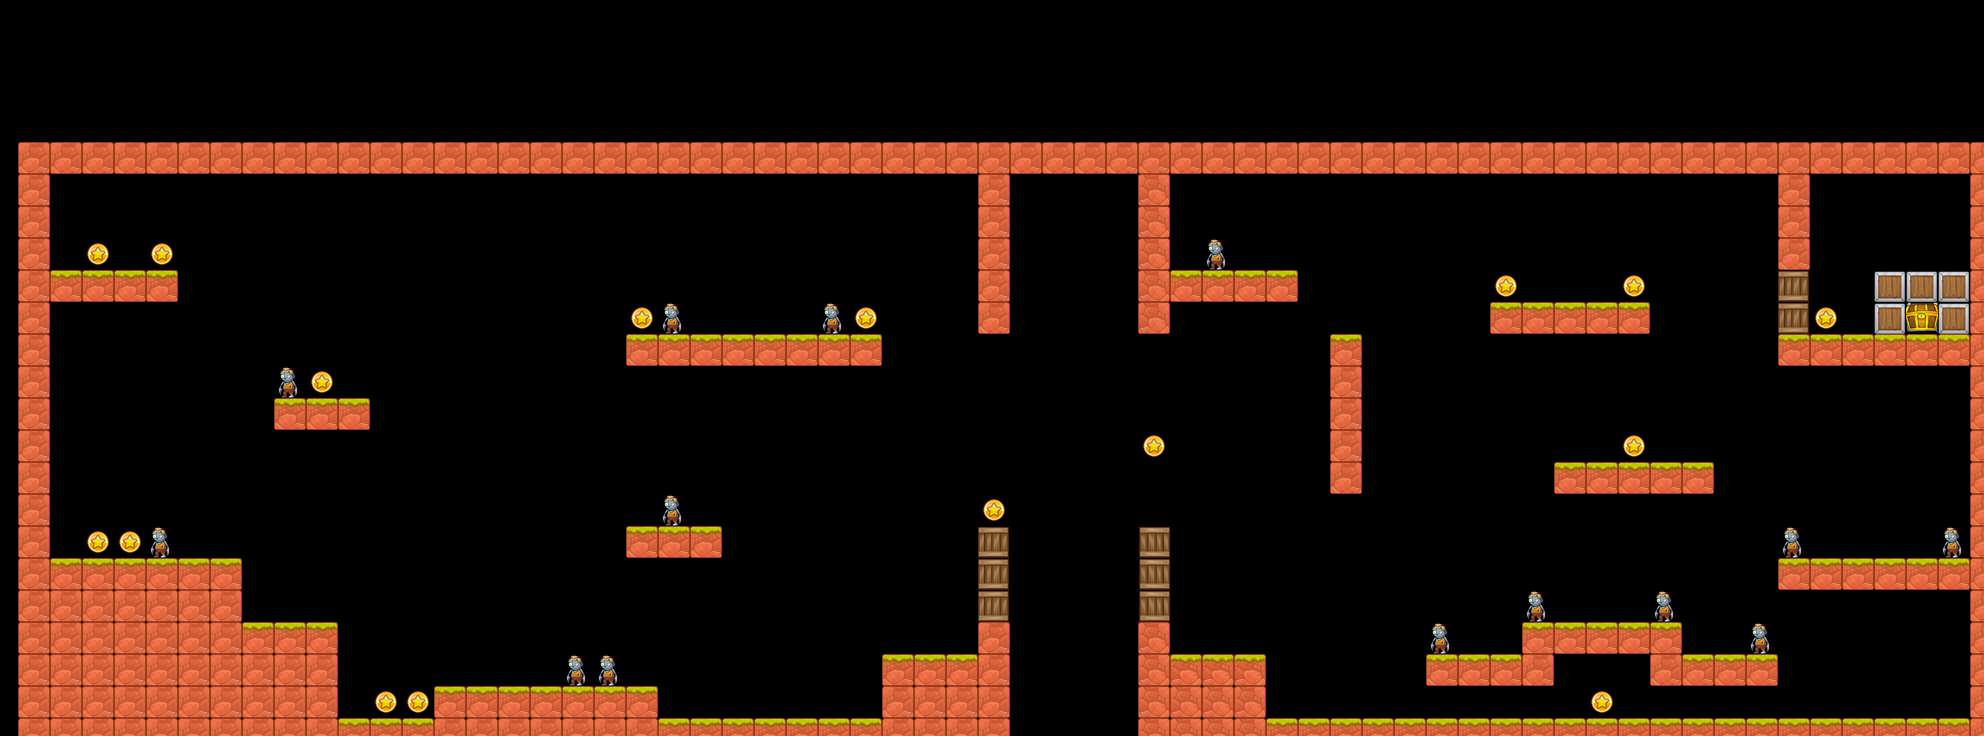

Tiled map render using the project's own tile images. Description and the whole map definition, tile-layer contents included, below:
An orthogonal 62x23 tile map with 32x32 px tiles, 1 tile layer (Tile Layer 1).

<map version="1.0" orientation="orthogonal" renderorder="right-down" width="62" height="23" tilewidth="32" tileheight="32" nextobjectid="1">
 <tileset firstgid="1" name="tilemap" tilewidth="32" tileheight="32" tilecount="13" columns="1">
  <image source="../Graphics/tilemap.png" width="32" height="416" />
 </tileset>
 <layer name="Tile Layer 1" width="62" height="23" offsetx="18" offsety="142">
  <data encoding="csv">
3,3,3,3,3,3,3,3,3,3,3,3,3,3,3,3,3,3,3,3,3,3,3,3,3,3,3,3,3,3,3,3,3,3,3,3,3,3,3,3,3,3,3,3,3,3,3,3,3,3,3,3,3,3,3,3,3,3,3,3,3,3,
3,0,0,0,0,0,0,0,0,0,0,0,0,0,0,0,0,0,0,0,0,0,0,0,0,0,0,0,0,0,3,0,0,0,0,2147483651,0,0,0,0,0,0,0,0,0,0,0,0,0,0,0,0,0,0,0,3,0,0,0,0,0,3,
3,0,0,0,0,0,0,0,0,0,0,0,0,0,0,0,0,0,0,0,0,0,0,0,0,0,0,0,0,0,3,0,0,0,0,2147483651,0,0,0,0,0,0,0,0,0,0,0,0,0,0,0,0,0,0,0,3,0,0,0,0,0,3,
3,0,9,0,9,0,0,0,0,0,0,0,0,0,0,0,0,0,0,0,0,0,0,0,0,0,0,0,0,0,3,0,0,0,0,2147483651,0,11,0,0,0,0,0,0,0,0,0,0,0,0,0,0,0,0,0,3,0,0,0,0,0,3,
3,2,2,2,2,0,0,0,0,0,0,0,0,0,0,0,0,0,0,0,0,0,0,0,0,0,0,0,0,0,3,0,0,0,0,2147483651,2,2,2,2,0,0,0,0,0,0,9,0,0,0,9,0,0,0,0,10,0,0,7,7,7,3,
3,0,0,0,0,0,0,0,0,0,0,0,0,0,0,0,0,0,0,9,11,0,0,0,0,11,9,0,0,0,3,0,0,0,0,2147483651,0,0,0,0,0,0,0,0,0,0,2,2,2,2,2,0,0,0,0,10,9,0,7,8,7,3,
3,0,0,0,0,0,0,0,0,0,0,0,0,0,0,0,0,0,0,2,2,2,2,2,2,2,2,0,0,0,0,0,0,0,0,0,0,0,0,0,0,2,0,0,0,0,0,0,0,0,0,0,0,0,0,2,2,2,2,2,2,3,
3,0,0,0,0,0,0,0,11,9,0,0,0,0,0,0,0,0,0,0,0,0,0,0,0,0,0,0,0,0,0,0,0,0,0,0,0,0,0,0,0,3,0,0,0,0,0,0,0,0,0,0,0,0,0,0,0,0,0,0,0,3,
3,0,0,0,0,0,0,0,2,2,2,0,0,0,0,0,0,0,0,0,0,0,0,0,0,0,0,0,0,0,0,0,0,0,0,0,0,0,0,0,0,3,0,0,0,0,0,0,0,0,0,0,0,0,0,0,0,0,0,0,0,3,
3,0,0,0,0,0,0,0,0,0,0,0,0,0,0,0,0,0,0,0,0,0,0,0,0,0,0,0,0,0,0,0,0,0,0,9,0,0,0,0,0,3,0,0,0,0,0,0,0,0,9,0,0,0,0,0,0,0,0,0,0,3,
3,0,0,0,0,0,0,0,0,0,0,0,0,0,0,0,0,0,0,0,0,0,0,0,0,0,0,0,0,0,0,0,0,0,0,0,0,0,0,0,0,3,0,0,0,0,0,0,2,2,2,2,2,0,0,0,0,0,0,0,0,3,
3,0,0,0,0,0,0,0,0,0,0,0,0,0,0,0,0,0,0,0,11,0,0,0,0,0,0,0,0,0,9,0,0,0,0,0,0,0,0,0,0,0,0,0,0,0,0,0,0,0,0,0,0,0,0,0,0,0,0,0,0,3,
3,0,9,9,11,0,0,0,0,0,0,0,0,0,0,0,0,0,0,2,2,2,0,0,0,0,0,0,0,0,10,0,0,0,0,2147483658,0,0,0,0,0,0,0,0,0,0,0,0,0,0,0,0,0,0,0,11,0,0,0,0,11,3,
3,2,2,2,2,2,2,0,0,0,0,0,0,0,0,0,0,0,0,0,0,0,0,0,0,0,0,0,0,0,10,0,0,0,0,2147483658,0,0,0,0,0,0,0,0,0,0,0,0,0,0,0,0,0,0,0,2,2,2,2,2,2,3,
3,3,3,3,3,3,3,0,0,0,0,0,0,0,0,0,0,0,0,0,0,0,0,0,0,0,0,0,0,0,10,0,0,0,0,2147483658,0,0,0,0,0,0,0,0,0,0,0,11,0,0,0,11,0,0,0,0,0,0,0,0,0,3,
3,3,3,3,3,3,3,2,2,2,0,0,0,0,0,0,0,0,0,0,0,0,0,0,0,0,0,0,0,0,3,0,0,0,0,2147483651,0,0,0,0,0,0,0,0,11,0,0,2,2,2,2,2,0,0,11,0,0,0,0,0,0,3,
3,3,3,3,3,3,3,3,3,3,0,0,0,0,0,0,0,11,11,0,0,0,0,0,0,0,0,2,2,2,3,0,0,0,0,2147483651,2147483650,2147483650,2147483650,0,0,0,0,0,2,2,2,3,0,0,0,3,2,2,2,0,0,0,0,0,0,3,
3,3,3,3,3,3,3,3,3,3,0,9,9,2,2,2,2,2,2,2,0,0,0,0,0,0,0,3,3,3,3,0,0,0,0,2147483651,2147483651,2147483651,2147483651,0,0,0,0,0,0,0,0,0,0,9,0,0,0,0,0,0,0,0,0,0,0,3,
3,3,3,3,3,3,3,3,3,3,2,2,2,3,3,3,3,3,3,3,2,2,2,2,2,2,2,3,3,3,3,0,0,0,0,2147483651,2147483651,2147483651,2147483651,2,2,2,2,2,2,2,2,2,2,2,2,2,2,2,2,2,2,2,2,2,2,3,
3,3,3,3,3,3,3,3,3,3,3,3,3,3,3,3,3,3,3,3,3,3,3,3,3,3,3,3,3,3,3,0,0,0,0,2147483651,2147483651,2147483651,2147483651,0,0,0,0,0,0,0,0,0,0,0,0,0,0,0,0,0,0,0,0,0,0,3,
3,3,3,3,3,3,3,3,3,3,3,3,3,3,3,3,3,3,3,3,3,3,3,3,3,3,3,3,3,3,3,0,0,0,0,2147483651,2147483651,2147483651,2147483651,0,0,0,0,0,0,0,0,0,0,0,0,0,0,0,0,0,0,0,0,0,0,3,
3,3,3,3,3,3,3,3,3,3,3,3,3,3,3,3,3,3,3,3,3,3,3,3,3,3,3,3,3,3,3,0,0,0,0,2147483651,2147483651,2147483651,2147483651,0,0,0,0,0,0,0,0,0,0,0,0,0,0,0,0,0,0,0,0,0,0,3,
3,3,3,3,3,3,3,3,3,3,3,3,3,3,3,3,3,3,3,3,3,3,3,3,3,3,3,3,3,3,3,3,3,3,3,3,3,3,3,3,3,3,3,3,3,3,3,3,3,3,3,3,3,3,3,3,3,3,3,3,3,3
</data>
 </layer>
</map>